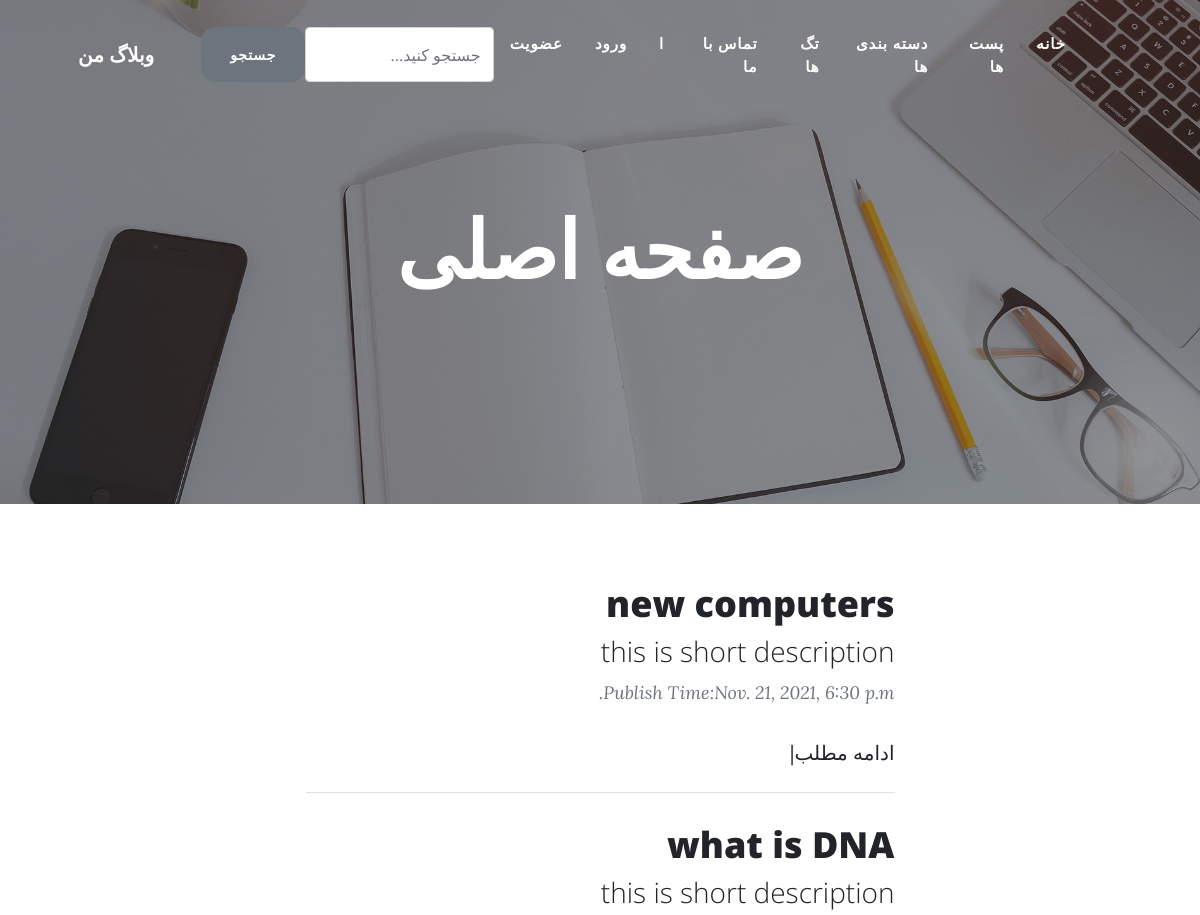
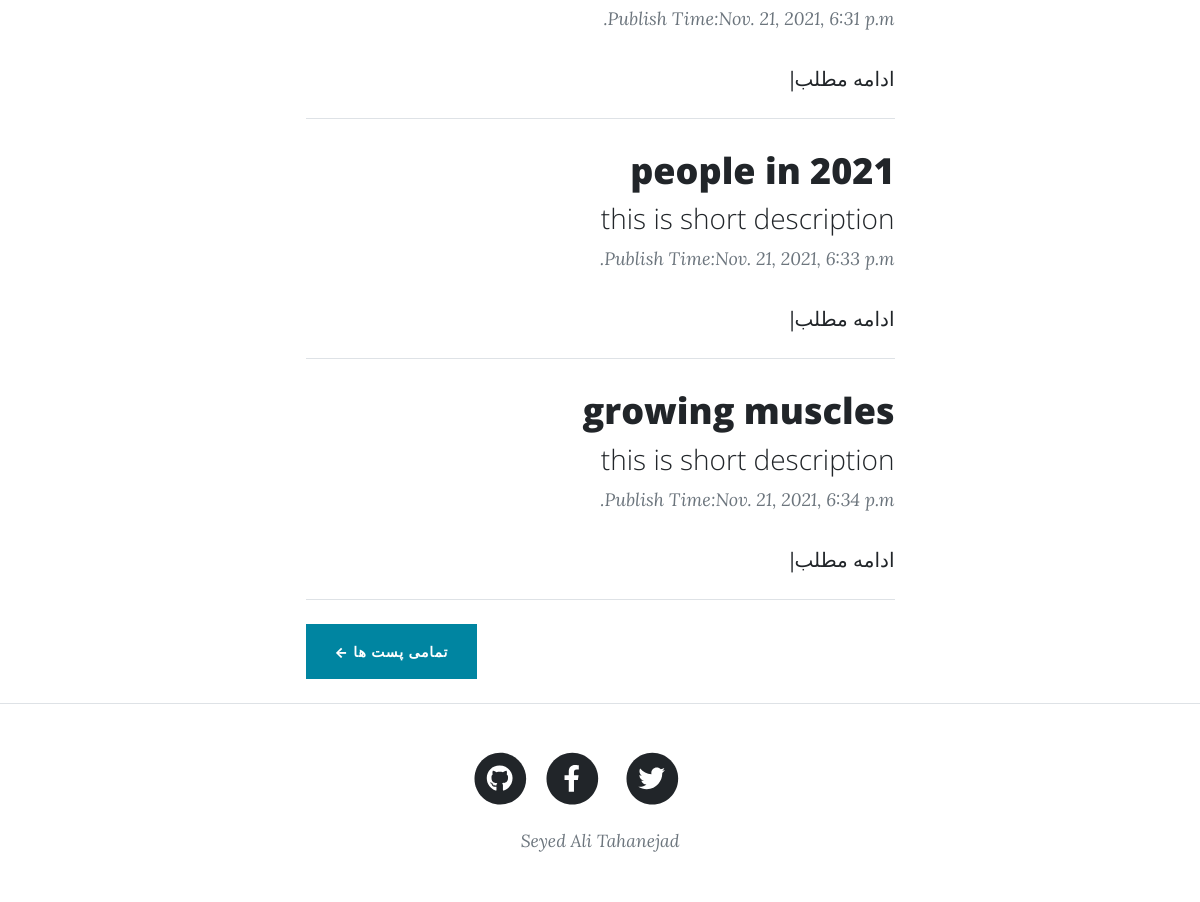
The page / on the database its author committed (2 pictures, top to bottom).
### post/models.py (models this page shows, shortened)
class Post(models.Model):
    writer = models.ForeignKey(User, null=True, on_delete=models.SET_NULL)
    category = models.ManyToManyField(Category)
    """ the unique field is not used in the post title because of question number 2 """
    title = models.CharField(max_length=120)
    short_description = models.CharField(
        max_length=300, default="this is short description"
    )
    description = models.TextField()
    created_at = models.DateTimeField(auto_now_add=True)
    updated_at = models.DateTimeField(auto_now=True)
    tag = models.ManyToManyField(Tag, default="SEO",blank=True)
    image = models.ImageField(upload_to="uploads", null=True, blank=True)
    like = models.IntegerField(default=0)
    is_published = models.BooleanField(default=False)
    slug = models.SlugField(null=True)
    """ check if have exception for slug unique, generate slug with randomnuber"""
    class Meta:
        ordering = ["created_at"]

### post/views.py (the view)
# urls.py: path("", PostList.as_view(), name="home"),
class PostList(ListView):
    model = Post
    template_name = "post/index.html"
    queryset = Post.objects.all()[:4]

### post/templates/post/index.html
{% extends "main.html"%}
{% load static %}
{% block page_title %} صفحه اصلی {% endblock page_title %} Home
{% block header_background %}
            <header class="masthead" style="background-image:url({%static 'theme/home-bg.jpg'%})">
            {% endblock header_background%}
 {% block content %}
<div class="container px-4 px-lg-5">
  <div class="row gx-4 gx-lg-5 justify-content-center">
    <div class="col-md-10 col-lg-8 col-xl-7">
{% for post in object_list %}
      <div class="post-preview">
        <a href="{% url 'post_detail' post.slug %}">
          <h2 class="post-title">
            {{post.title}}
          </h2>
          <h3 class="post-subtitle">
           {{ post.short_description}}
          </h3>
        </a>
        <p class="post-meta">
          Publish Time:{{post.created_at}}
        </p>
      </div>
      {% if user == post.writer %}
      <a href="{% url 'post_detail' post.slug %}"> ادامه مطلب</a>|
      <a href="{% url 'edit_post_form' post.slug %}">ویرایش پست</a>|
      <a href="{% url 'delete_post_form' post.slug %}">حذف پست</a>
      {% else %}
      <a href="{% url 'post_detail' post.slug %}"> ادامه مطلب</a>|
      {% endif %}
           <hr class="my-4" />
{% endfor %}
      <div class="d-flex justify-content-end mb-4">
        <a class="btn btn-primary text-uppercase" href="{%url 'posts'%}">تمامی پست ها ←</a>
      </div>
    </div>
  </div>
</div>
{% endblock content %}

### rows shown on the page
Post: title "new computers", short_description "this is short description", created_at "Nov. 21, 2021, 6:30 p.m.", shows "ادامه مطلب"
Post: title "what is DNA", short_description "this is short description", created_at "Nov. 21, 2021, 6:31 p.m.", shows "ادامه مطلب"
Post: title "people in 2021", short_description "this is short description", created_at "Nov. 21, 2021, 6:33 p.m.", shows "ادامه مطلب"
Post: title "growing muscles", short_description "this is short description", created_at "Nov. 21, 2021, 6:34 p.m.", shows "ادامه مطلب"
